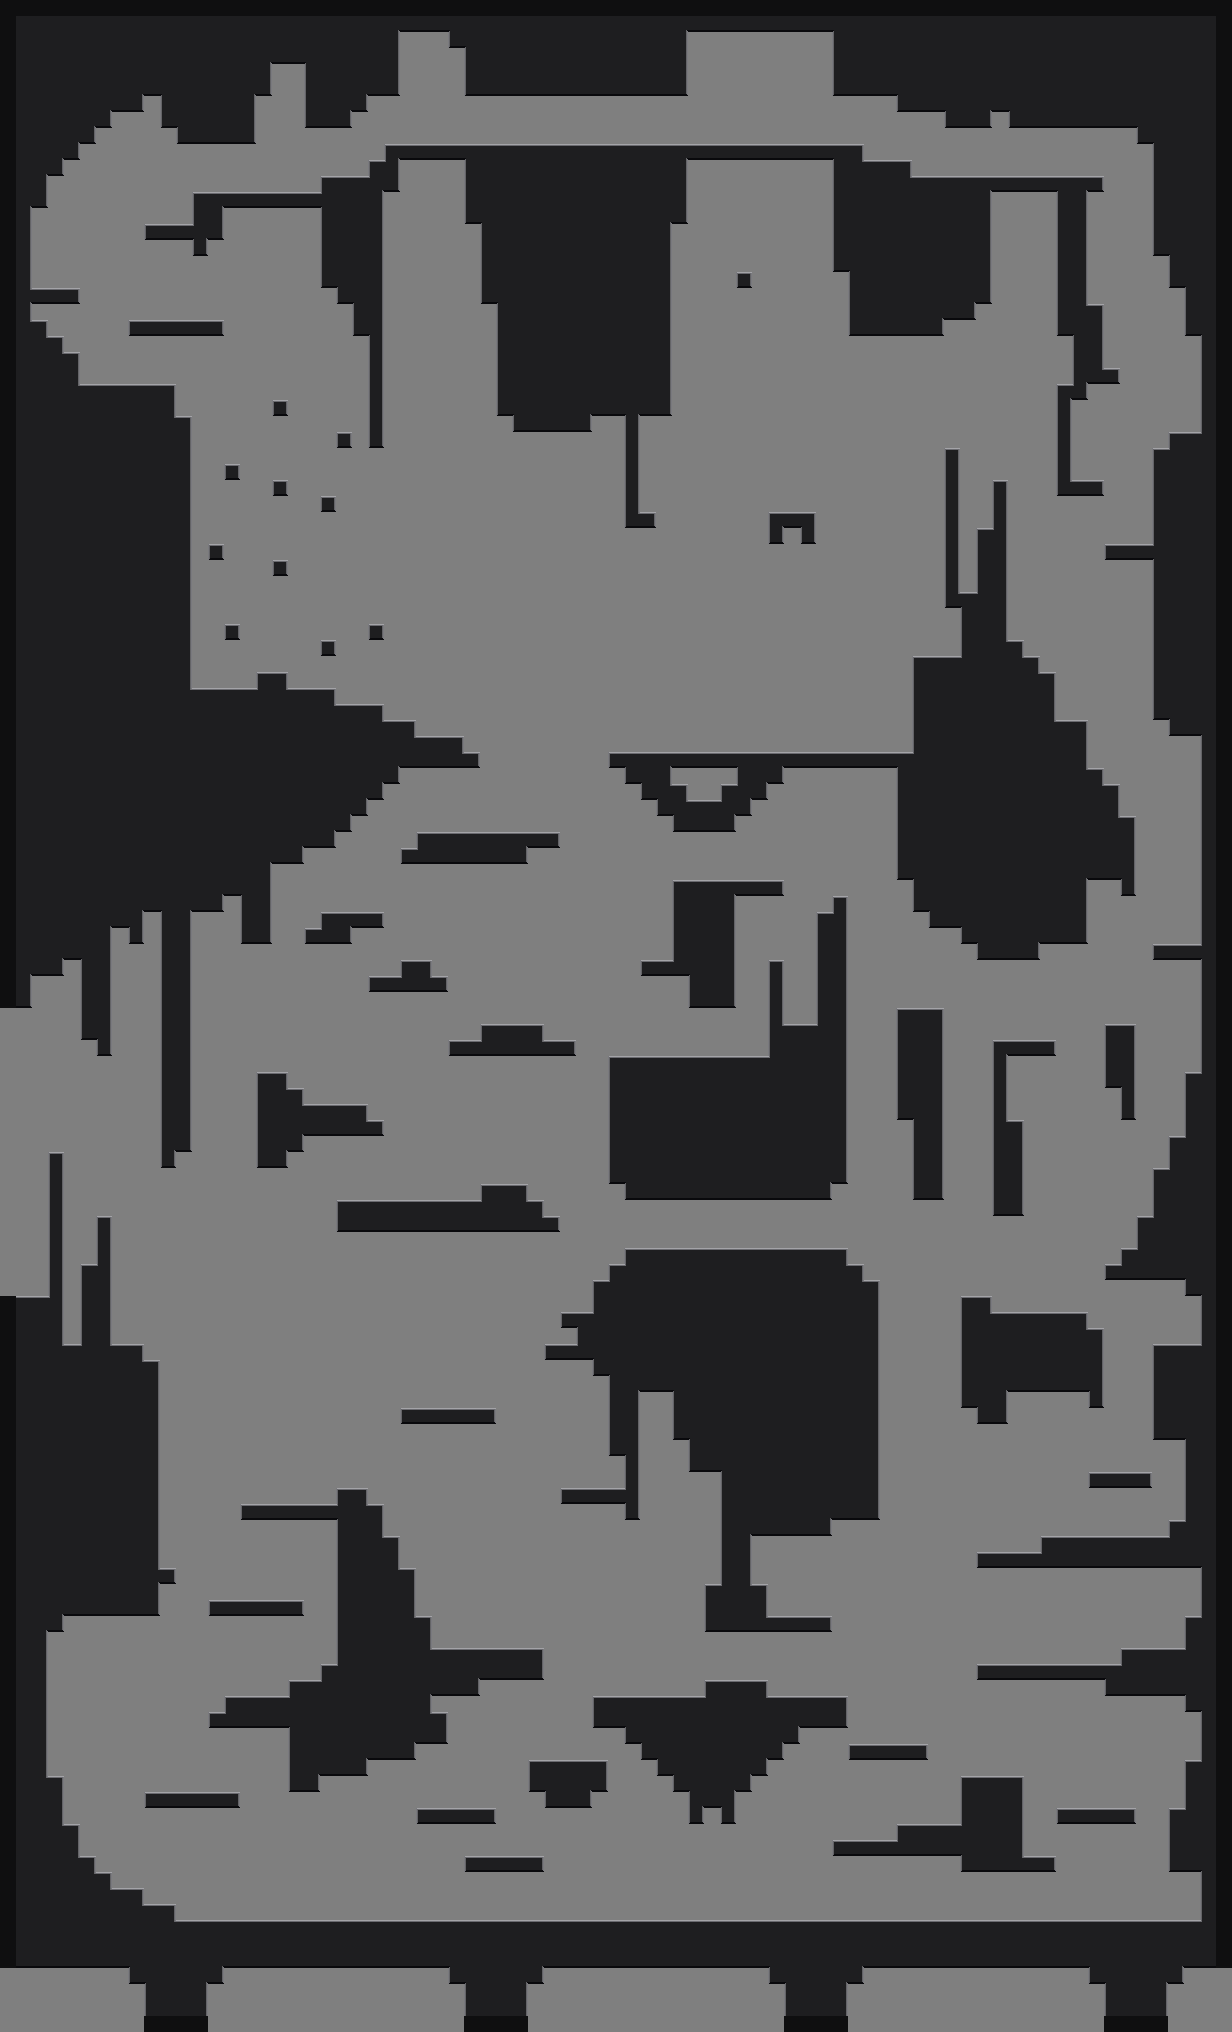

A 2D game scene composited from a Tiled map and its tileset images. What follows is a short description and the map's XML, with each tile layer's data collapsed to a summary:
An orthogonal 77x127 tile map with 16x16 px tiles, 2 tile layers (PrototypeLayer, TerrainLayer).

<map version="1.10" tiledversion="1.10.2" orientation="orthogonal" renderorder="right-down" width="77" height="127" tilewidth="16" tileheight="16" infinite="0" nextlayerid="3" nextobjectid="1">
 <tileset firstgid="1" source="../Prototype.tsx" />
 <layer id="1" name="PrototypeLayer" width="77" height="127" opacity="0.5">
  <data>[9779 cells, 9779 non-empty, 2 distinct tile ids]</data>
 </layer>
 <layer id="2" name="TerrainLayer" width="77" height="127">
  <data>[9779 cells, 3639 non-empty, 39 distinct tile ids]</data>
 </layer>
</map>
